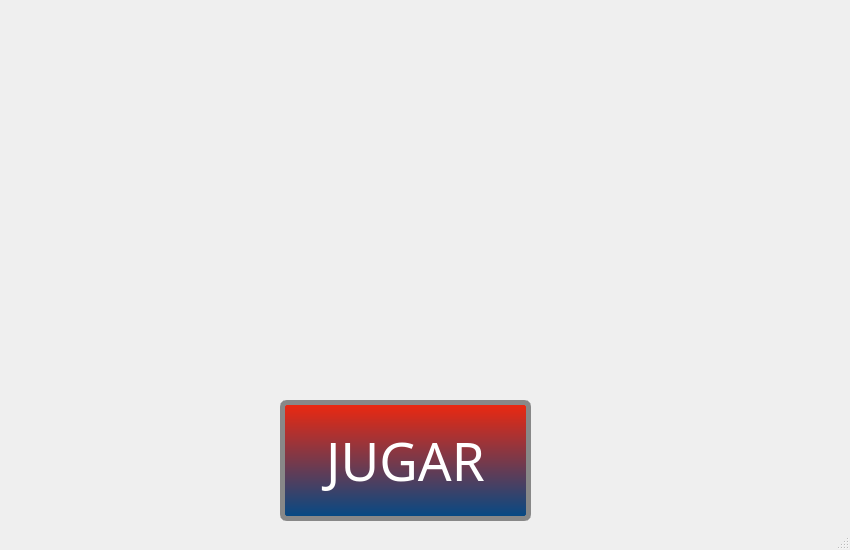
<?xml version="1.0" encoding="UTF-8"?>
<ui version="4.0">
 <class>VentaInicio</class>
 <widget class="QMainWindow" name="VentaInicio">
  <property name="geometry">
   <rect>
    <x>0</x>
    <y>0</y>
    <width>850</width>
    <height>550</height>
   </rect>
  </property>
  <property name="windowTitle">
   <string>MainWindow</string>
  </property>
  <property name="styleSheet">
   <string notr="true">#centralwidget{
background-image: url(://Fondo_inicio.jpg);
}

#Start{
color: white;
background: qlineargradient(x1:0, y1:0, x2:0, y2:1, stop:0 #EF280F, stop:1 #024A86);
border: 5px solid #888;
border-radius: 7px;
}</string>
  </property>
  <widget class="QWidget" name="centralwidget">
   <property name="styleSheet">
    <string notr="true"/>
   </property>
   <widget class="QPushButton" name="Start">
    <property name="geometry">
     <rect>
      <x>280</x>
      <y>400</y>
      <width>251</width>
      <height>121</height>
     </rect>
    </property>
    <property name="font">
     <font>
      <family>Gill Sans Ultra Bold</family>
      <pointsize>40</pointsize>
     </font>
    </property>
    <property name="autoFillBackground">
     <bool>false</bool>
    </property>
    <property name="text">
     <string>JUGAR</string>
    </property>
   </widget>
  </widget>
  <widget class="QStatusBar" name="statusbar"/>
 </widget>
 <resources/>
 <connections/>
</ui>
